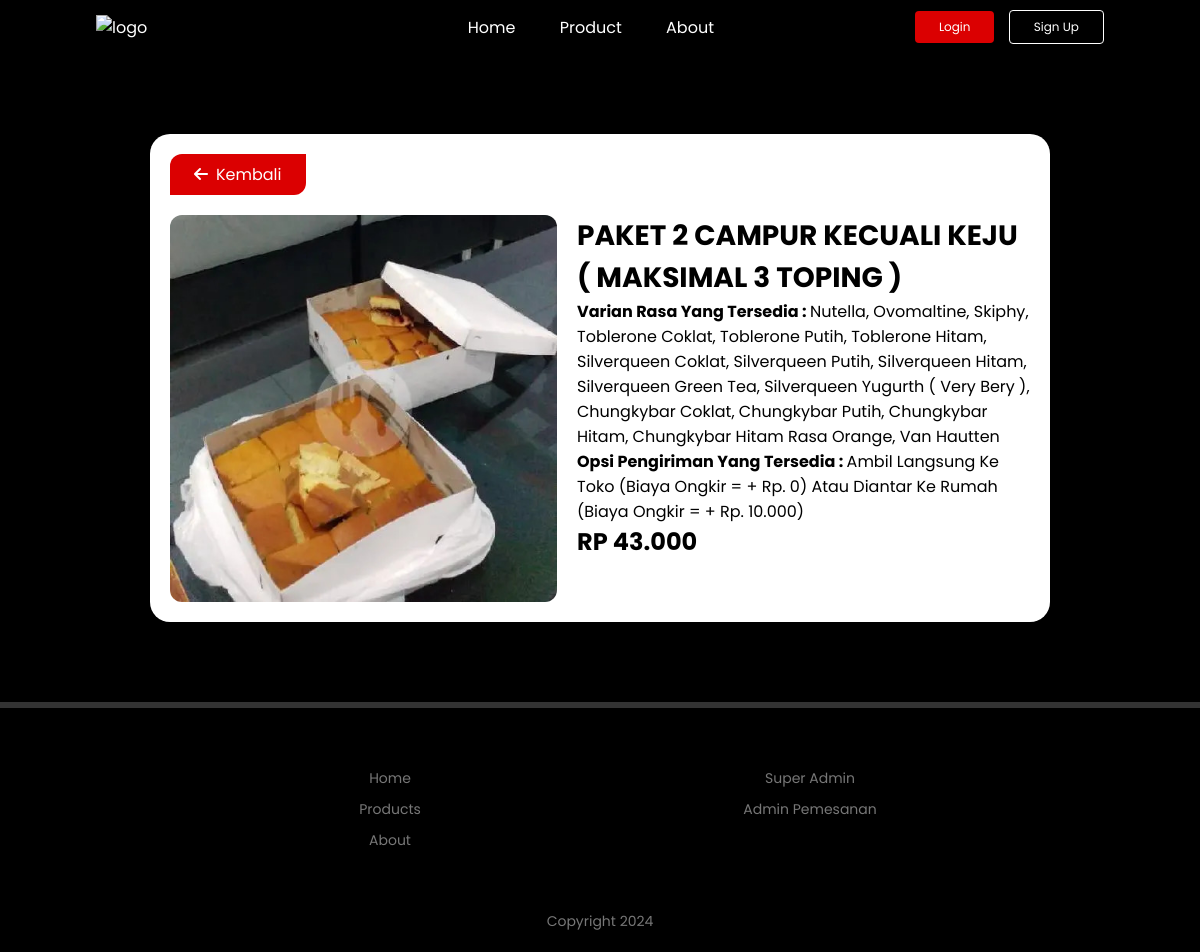
Screenshot of /home/detail-product-TB-SUPER.php?id_menu=19 with the database file from the repository.
### tables this page shows
CREATE TABLE `menu_martabak` (
  `id_menu` int(11) NOT NULL,
  `name_menu` varchar(200) DEFAULT NULL,
  `price` double DEFAULT NULL,
  `img_menu` varchar(200) DEFAULT '',
  `id_category` int(11) DEFAULT NULL,
  `no_varian` varchar(200) DEFAULT '',
  `stok` varchar(200) DEFAULT NULL
);

### home/detail-product-TB-SUPER.php (the view, shortened to what this page needs)
<!DOCTYPE html>
<html lang="en">
<head>
    <link rel="stylesheet" href="../style/style.css">
    <link rel="stylesheet" href="../style/styledashboardnew.css">
</head>
<body>
    <div class="product-nav">
        <nav>
            <img class="logo" src="../asset/logo.jpg" alt="logo">
            <ul id="MenuItems">
                <li><a href="./index.html">Home</a></li>
                <li><a href="./product.php">Product</a></li>
                <li><a href="./about.html">About</a></li>
            </ul>
            <div>
              <a href="../login/login.php"><button id="loginButton">Login</button></a>
              <a href="../login/register.php"><button class="lang-btn" id="signUpButton">Sign Up</button></a>
            </div>
        </nav>
    </div>
    <?php
		        include '../conn.php';
		        $id_menu = $_GET['id_menu'];
		        $data = mysqli_query($conn,"select * from menu_martabak where id_menu='$id_menu'");
		        while($d = mysqli_fetch_array($data)){
              $price=$d['price'];
	          ?>
    <section class="menu-content">
            <a href="./product.php" class="back-btn"><i class="fa fa-arrow-left"></i>Kembali</a>
            <form action="../login/login.php" method="post">
            <div class="detail-card">
                <img src="../asset/<?php echo $d['img_menu']; ?>" name="img_menu" alt="">
                <div class="detail-card-content">
                     <h2 name="name_menu"><?php echo $d['name_menu']; ?></h2>
                     <?php
                        $sql = "select nama_varian from varian_rasa where id_varian BETWEEN 1 AND 16";
                        $result = $conn->query($sql);
                        $ids = array();
                        if ($result->num_rows > 0) {
                            while($row = $result->fetch_assoc()) {
                                $ids[] = $row["nama_varian"];
                            }
                        } else {
                            echo "0 results";
                        }
                        $ids_string = implode(", ", $ids);
                     ?>
                     <p><strong>Varian Rasa Yang Tersedia : </strong><?php echo $ids_string; ?></p>
                     <p><strong>Opsi Pengiriman Yang Tersedia : </strong>Ambil Langsung Ke Toko (Biaya Ongkir = + Rp. 0)
                     Atau Diantar Ke Rumah (Biaya Ongkir = + Rp. 10.000)</p>
                    <div class="flex-price">
                      <h1 name="price"><?php echo "Rp " . number_format("$price", 0, ",", "."); ?></h1>
                    </div>
                    <?php
	                  }
	                  ?>
                </div>
            </div>
          </section>
    <div class="footer">
        <div class="row">
            <div class="col">
                <a href="./index.html">Home</a>
                <a href="./product.php">Products</a>
                <a href="./about.html">About</a>
            </div>
            <div class="col">
              <a href="../admin/login-admin-global.php">Super Admin</a>
              <a href="../admin/login-admin-pemesanan.php">Admin Pemesanan</a>
            </div>
        </div>
        <p class="copyright-text">Copyright 2024</p>
    </div>
</body>
</html>

### style/style.css (style rules this page uses)
* { margin: 0; padding: 0; box-sizing: border-box; font-family: 'Poppins', sans-serif; }
body { background-color: #000; color: #fff; }
nav { display: flex; align-items: center; justify-content: space-between; backdrop-filter: blur(2px); }
.logo { width: 80px; cursor: pointer; margin-right: 10%; }
nav button { border: none; outline: none; background-color: #db0001; color: #fff; padding: 7px 24px; font-size: 12px; border-radius: 4px; margin-left: 10px; cursor: pointer; }
nav ul { display: inline-block; list-style-type: none; }
nav ul li { display: inline-block; margin-right: 20px; margin-left: 20px; }
nav ul li a { text-decoration: none; color: #fff; }
.lang-btn { background: transparent; border: 1px solid #fff; padding: 7px 24px; }
.row { display: flex; align-items: center; width: 100%; flex-wrap: wrap; padding: 50px 0; }
.footer { padding: 50px 15% 10px; border-top: 6px solid #333; color: #777; }
.footer .col { flex-basis: 25%; flex-grow: 1; margin-bottom: 20px; }
.footer .col a { display: block; color: #777; font-size: 14px; margin-bottom: 10px; text-decoration: none; text-align: center; }
.footer .row { align-items: flex-start; padding: 10px 0px; }
.copyright-text { font-size: 14px; margin-top: 20px; margin-bottom: 10px; text-align: center; }
.product-nav { width: 100%; position: relative; padding: 10px 8%; }

### style/styledashboardnew.css (style rules this page uses)
.menu-content { height: auto; margin: 80px 150px 80px 150px; background-color: #fff; padding: 20px; border-radius: 20px; display: flex; flex-direction: column; align-items: flex-start; box-shadow: 0 20px 35px rgba(0, 0, 0, 0.1); justify-content: space-around; color: black; }
.menu-content h1 { font-size: 24px; font-family: "Poppins", sans-serif; text-transform: uppercase; }
.back-btn { padding: 8px 24px; margin-bottom: 20px; background-color: #db0001; color: #fff; border-radius: 12px 0; cursor: pointer; text-decoration: none; }
.back-btn i { margin-right: 8px; }
.detail-card { display: flex; flex-wrap: nowrap; align-items: flex-start; width: 100%; flex-direction: row; }
.detail-card img { width: 45%; border-radius: 12px; margin-right: 20px; }
.detail-card .detail-card-content { width: auto; display: flex; flex-direction: column; align-items: flex-start; height: auto; }
.detail-card .detail-card-content h2 { font-size: 28px; }

### rows the page displays
menu_martabak: img_menu (picture), name_menu "PAKET 2 CAMPUR KECUALI KEJU ( MAKSIMAL 3 TOPING )", ids_string "Nutella, Ovomaltine, Skiphy, Toblerone Coklat, Toblerone Putih, Toblerone Hitam, Silverqueen Coklat, Silverqueen Putih, Silverqueen Hitam, Silverqueen Green Tea, Silverqueen Yugurth ( Very Bery ), Chungkybar Coklat, Chungkybar Putih, Chungkybar Hitam, Chungkybar Hitam Rasa Orange, Van Hautten", price "43.000"
